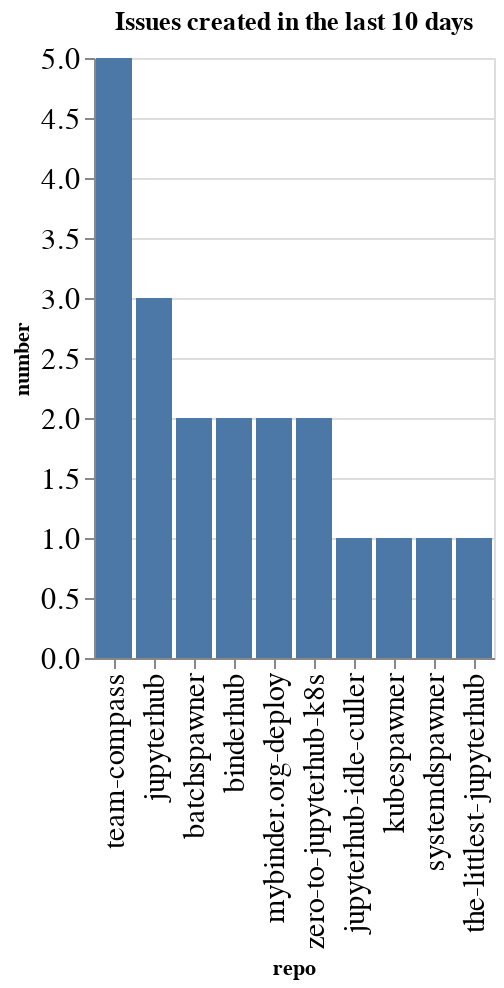

Notebook source saved alongside this figure:
### Code cell
created_counts = created.groupby(['org', 'repo']).count()['number'].reset_index()
created_counts['org/repo'] = created_counts.apply(lambda a: a['org'] + '/' + a['repo'], axis=1)
sorted_vals = created_counts.sort_values(['org', 'number'], ascending=False)['repo'].values
alt.Chart(data=created_counts, title=f"Issues created in the last {n_days} days").mark_bar().encode(
    x=alt.X('repo', sort=alt.Sort(sorted_vals.tolist())),
    y='number',
)

### Figure 1 — Vega-Lite specification as saved in the notebook (floating-point values rounded to 4 significant figures)
{"config": {"axisLeft": {"labelFontSize": 15}, "axisBottom": {"labelFontSize": 15}}, "data": {"name": "data-7650a18ccea2add13d5286b1da636177"}, "mark": "bar", "encoding": {"x": {"type": "nominal", "field": "repo", "sort": ["team-compass", "jupyterhub", "batchspawner", "binderhub", "mybinder.org-deploy", "zero-to-jupyterhub-k8s", "jupyterhub-idle-culler", "kubespawner", "systemdspawner", "the-littlest-jupyterhub"]}, "y": {"type": "quantitative", "field": "number"}}, "title": "Issues created in the last 10 days", "$schema": "https://vega.github.io/schema/vega-lite/v4.0.2.json", "datasets": {"data-7650a18ccea2add13d5286b1da636177": [{"org": "jupyterhub", "repo": "batchspawner", "number": 2, "org/repo": "jupyterhub/batchspawner"}, {"org": "jupyterhub", "repo": "binderhub", "number": 2, "org/repo": "jupyterhub/binderhub"}, {"org": "jupyterhub", "repo": "jupyterhub", "number": 3, "org/repo": "jupyterhub/jupyterhub"}, {"org": "jupyterhub", "repo": "jupyterhub-idle-culler", "number": 1, "org/repo": "jupyterhub/jupyterhub-idle-culler"}, {"org": "jupyterhub", "repo": "kubespawner", "number": 1, "org/repo": "jupyterhub/kubespawner"}, {"org": "jupyterhub", "repo": "mybinder.org-deploy", "number": 2, "org/repo": "jupyterhub/mybinder.org-deploy"}, {"org": "jupyterhub", "repo": "systemdspawner", "number": 1, "org/repo": "jupyterhub/systemdspawner"}, {"org": "jupyterhub", "repo": "team-compass", "number": 5, "org/repo": "jupyterhub/team-compass"}, {"org": "jupyterhub", "repo": "the-littlest-jupyterhub", "number": 1, "org/repo": "jupyterhub/the-littlest-jupyterhub"}, {"org": "jupyterhub", "repo": "zero-to-jupyterhub-k8s", "number": 2, "org/repo": "jupyterhub/zero-to-jupyterhub-k8s"}]}}
